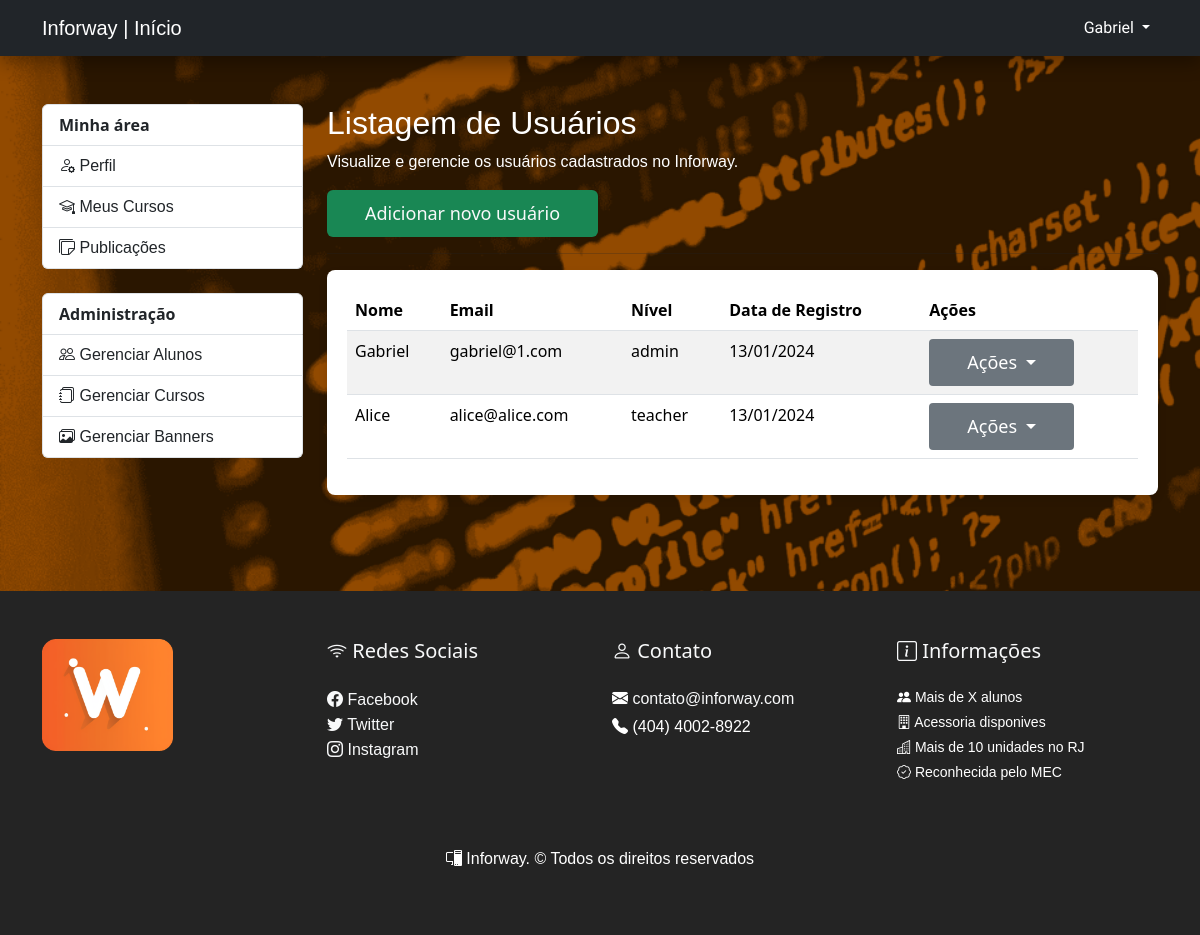
The app's page /admin/student.php (signed in) with its own data.
### tables this page shows
CREATE TABLE `users` (
  `id` int(11) NOT NULL,
  `name` varchar(255) NOT NULL,
  `email` varchar(255) DEFAULT NULL,
  `image` varchar(255) NOT NULL DEFAULT 'https://th.bing.com/th/id/OIP.e0Pn4g0z3Xwpa3wmRmifDgAAAA?rs=1&pid=ImgDetMain',
  `about` text NOT NULL,
  `password` varchar(255) DEFAULT NULL,
  `cpf` int(11) NOT NULL,
  `created_at` timestamp NOT NULL DEFAULT current_timestamp(),
  `level` enum('student','admin','teacher') NOT NULL
);

### admin/student.php (the view, shortened to what this page needs)
<?php
$pageInfo = array(
    'title' => 'Listagem de Usuários',
    'description' => 'Visualize e gerencie os usuários cadastrados no Inforway.',
    'pageName' => 'users',
);
include_once('../components/admin/header.php');
$connection = connectDatabase();
$query = "SELECT id, name, email, about, image, level, created_at FROM users;";
$result = mysqli_query($connection, $query);
$users = array();
if (mysqli_num_rows($result) > 0) {
    $users = mysqli_fetch_all($result, MYSQLI_ASSOC);
}
?>
<main class="container py-5">
    <div class="row">
        <div class="col-md-3">
            <?php
            include_once('../components/admin/menu_sidebar.php');
            ?>
        </div>
        <section class="col-md-9">
            <h2><?= $pageInfo['title'] ?></h2>
            <p><?= $pageInfo['description'] ?></p>
            <a href="create_student.php" class="btn btn-success my-2 my-sm-0 text-light">
                Adicionar novo usuário
            </a>
            <hr>
            <div class="card-alunos">
                <div class="card-body">
                    <table class="table table-hover table-striped">
                        <thead>
                            <tr>
                                <th>Nome</th>
                                <th>Email</th>
                                <th>Nível</th>
                                <th>Data de Registro</th>
                                <th>Ações</th>
                            </tr>
                        </thead>
                        <tbody>
                            <?php foreach ($users as $user) { ?>
                                <tr>
                                    <td>
                                        <?php echo $user['name']; ?>
                                    </td>
                                    <td>
                                        <?php echo $user['email']; ?>
                                    </td>
                                    <td>
                                        <?php echo $user['level']; ?>
                                    </td>
                                    <td>
                                        <?php echo date('d/m/Y', strtotime($user['created_at'])); ?>
                                    </td>
                                    <td>
                                        <div class="dropdown">
                                            <button class="btn btn-sm btn-secondary dropdown-toggle" type="button" id="dropdownMenuButton" data-bs-toggle="dropdown" aria-expanded="false">
                                                Ações
                                            </button>
                                        </div>
                                    </td>
                                </tr>
                            <?php } ?>
                        </tbody>
                    </table>
                </div>
            </div>
        </section>
    </div>
</main>
<?php
include_once('../components/admin/footer.php');
?>

### src/inforway.css (style rules this page uses)
.btn { padding: 10px 38px; font-weight: 500; font-size: 18px; border: none; transition: 1s; color: #fff; cursor: pointer; }
.card-regi label, h2, p, a { color: #fff; font-family: 'Trebuchet MS', 'Lucida Sans Unicode', 'Lucida Grande', 'Lucida Sans', Arial, sans-serif; transition: 1s; text-decoration: none; }
body { background-image: url('../src/img/background.png'); background-repeat: no-repeat; background-size: 200%; background-attachment: fixed; }
.card-alunos { box-shadow: 0 4px 8px rgba(0, 0, 0, 0.1); border-radius: 8px; padding: 20px; margin: auto; bottom: 20px; background-color: #ffffff; }

### records on screen
users: name "Gabriel", email "gabriel@1.com", level "admin", created_at "13/01/2024"
users: name "Alice", email "alice@alice.com", level "teacher", created_at "13/01/2024"

### other values on screen
$_SESSION['user_name'] "Gabriel"
$pageInfo['title'] "Listagem de Usuários"
$pageInfo['description'] "Visualize e gerencie os usuários cadastrados no Inforway."
